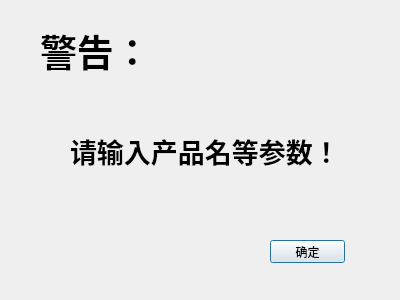
<?xml version="1.0" encoding="UTF-8"?>
<ui version="4.0">
 <class>InputArg</class>
 <widget class="QDialog" name="InputArg">
  <property name="geometry">
   <rect>
    <x>0</x>
    <y>0</y>
    <width>400</width>
    <height>300</height>
   </rect>
  </property>
  <property name="windowTitle">
   <string>参数错误</string>
  </property>
  <property name="windowIcon">
   <iconset resource="icontopleft.qrc">
    <normaloff>:/new/prefix1/images/LexinSQicon.png</normaloff>:/new/prefix1/images/LexinSQicon.png</iconset>
  </property>
  <widget class="QLabel" name="label">
   <property name="geometry">
    <rect>
     <x>70</x>
     <y>120</y>
     <width>271</width>
     <height>61</height>
    </rect>
   </property>
   <property name="font">
    <font>
     <family>Adobe Arabic</family>
     <pointsize>20</pointsize>
     <weight>75</weight>
     <bold>true</bold>
    </font>
   </property>
   <property name="text">
    <string>请输入产品名等参数！</string>
   </property>
  </widget>
  <widget class="QLabel" name="label_2">
   <property name="geometry">
    <rect>
     <x>40</x>
     <y>20</y>
     <width>101</width>
     <height>61</height>
    </rect>
   </property>
   <property name="font">
    <font>
     <family>Adobe Arabic</family>
     <pointsize>28</pointsize>
     <weight>75</weight>
     <bold>true</bold>
    </font>
   </property>
   <property name="text">
    <string>警告：</string>
   </property>
  </widget>
  <widget class="QPushButton" name="OK">
   <property name="geometry">
    <rect>
     <x>270</x>
     <y>240</y>
     <width>75</width>
     <height>23</height>
    </rect>
   </property>
   <property name="text">
    <string>确定</string>
   </property>
  </widget>
  <widget class="QLabel" name="PWDStatus">
   <property name="geometry">
    <rect>
     <x>170</x>
     <y>210</y>
     <width>131</width>
     <height>16</height>
    </rect>
   </property>
   <property name="text">
    <string/>
   </property>
  </widget>
 </widget>
 <resources>
  <include location="icontopleft.qrc"/>
 </resources>
 <connections/>
</ui>
